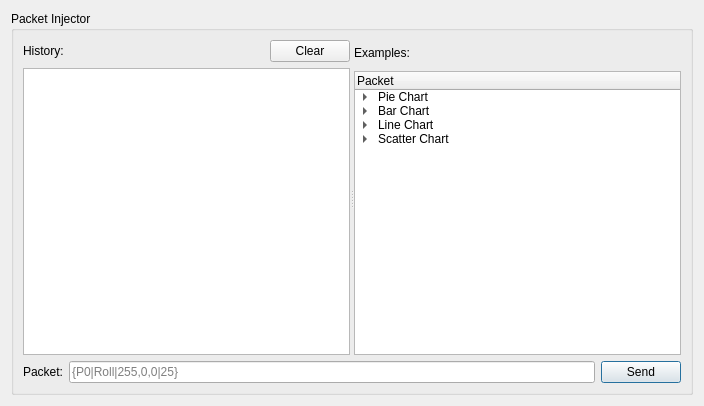
<?xml version="1.0" encoding="UTF-8"?>
<ui version="4.0">
 <class>DebugTools</class>
 <widget class="QDialog" name="DebugTools">
  <property name="geometry">
   <rect>
    <x>0</x>
    <y>0</y>
    <width>704</width>
    <height>406</height>
   </rect>
  </property>
  <property name="windowTitle">
   <string>Debug Tools</string>
  </property>
  <layout class="QVBoxLayout" name="verticalLayout_2">
   <item>
    <widget class="QGroupBox" name="groupBox">
     <property name="title">
      <string>Packet Injector</string>
     </property>
     <layout class="QVBoxLayout" name="verticalLayout_4">
      <item>
       <widget class="QSplitter" name="splitter">
        <property name="sizePolicy">
         <sizepolicy hsizetype="Expanding" vsizetype="Expanding">
          <horstretch>0</horstretch>
          <verstretch>0</verstretch>
         </sizepolicy>
        </property>
        <property name="orientation">
         <enum>Qt::Horizontal</enum>
        </property>
        <widget class="QWidget" name="verticalLayoutWidget">
         <layout class="QVBoxLayout" name="verticalLayout">
          <property name="topMargin">
           <number>0</number>
          </property>
          <item>
           <layout class="QHBoxLayout" name="horizontalLayout_2">
            <property name="topMargin">
             <number>0</number>
            </property>
            <item>
             <widget class="QLabel" name="label">
              <property name="text">
               <string>History:</string>
              </property>
             </widget>
            </item>
            <item>
             <spacer name="horizontalSpacer">
              <property name="orientation">
               <enum>Qt::Horizontal</enum>
              </property>
              <property name="sizeHint" stdset="0">
               <size>
                <width>40</width>
                <height>20</height>
               </size>
              </property>
             </spacer>
            </item>
            <item>
             <widget class="QPushButton" name="clearBtn">
              <property name="focusPolicy">
               <enum>Qt::NoFocus</enum>
              </property>
              <property name="text">
               <string>Clear</string>
              </property>
             </widget>
            </item>
           </layout>
          </item>
          <item>
           <widget class="QListWidget" name="historyListWidget"/>
          </item>
         </layout>
        </widget>
        <widget class="QWidget" name="verticalLayoutWidget_2">
         <layout class="QVBoxLayout" name="verticalLayout_3">
          <item>
           <widget class="QLabel" name="label_3">
            <property name="minimumSize">
             <size>
              <width>0</width>
              <height>25</height>
             </size>
            </property>
            <property name="text">
             <string>Examples:</string>
            </property>
           </widget>
          </item>
          <item>
           <widget class="QTreeWidget" name="examplesTreeWidget">
            <column>
             <property name="text">
              <string>Packet</string>
             </property>
            </column>
            <item>
             <property name="text">
              <string>Pie Chart</string>
             </property>
             <property name="icon">
              <iconset resource="icons.qrc">
               <normaloff>:/images/piechart.ico</normaloff>:/images/piechart.ico</iconset>
             </property>
             <item>
              <property name="text">
               <string>{P0|Slice 1|10|Slice 2|30|Slice 3|20}</string>
              </property>
             </item>
             <item>
              <property name="text">
               <string>{P0|Slice 1|255,0,0|10.0048|Slice 2|0,255,0|30|Slice 3|0,0,255|20}</string>
              </property>
             </item>
            </item>
            <item>
             <property name="text">
              <string>Bar Chart</string>
             </property>
             <property name="icon">
              <iconset resource="icons.qrc">
               <normaloff>:/images/view-statistics.png</normaloff>:/images/view-statistics.png</iconset>
             </property>
             <item>
              <property name="text">
               <string>{P0|Jan;Feb;Mar|Jane|25 15 17|John|8 9 23}</string>
              </property>
             </item>
             <item>
              <property name="text">
               <string>{P0|Jan;Feb;Mar|Jane|255,0,0|25 15 17|John|0,255,0|8 9 23}</string>
              </property>
             </item>
            </item>
            <item>
             <property name="text">
              <string>Line Chart</string>
             </property>
             <property name="icon">
              <iconset resource="icons.qrc">
               <normaloff>:/images/linechart.ico</normaloff>:/images/linechart.ico</iconset>
             </property>
             <item>
              <property name="text">
               <string>{P0|Quadratic|255,0,0|-5 25 -4 16 -3 9 -2 4 -1 1 0 0 1 1 2 4 3 9 4 16 5 25}</string>
              </property>
             </item>
             <item>
              <property name="text">
               <string>{P0|Roll|255,0,0|25|Pitch|0,255,0|56}</string>
              </property>
             </item>
             <item>
              <property name="text">
               <string>{P0|Random|1 15 2 8 3 -6 4 15|Quadratic|-5 25 -4 16 -3 9 -2 4 -1 1 0 0 1 1 2 4 3 9 4 16 5 25}</string>
              </property>
             </item>
             <item>
              <property name="text">
               <string>{P0|Random|255,0,0|1 15 2 8 3 -6 4 15|Quadratic|0,255,0|-5 25 -4 16 -3 9 -2 4 -1 1 0 0 1 1 2 4 3 9 4 16 5 25}</string>
              </property>
             </item>
            </item>
            <item>
             <property name="text">
              <string>Scatter Chart</string>
             </property>
             <property name="icon">
              <iconset resource="icons.qrc">
               <normaloff>:/images/scatter.png</normaloff>:/images/scatter.png</iconset>
             </property>
             <item>
              <property name="text">
               <string>{P0|Random|1 1 2 2 3 3 0 6 5 4 2 3 0.5 9}</string>
              </property>
             </item>
             <item>
              <property name="text">
               <string>{P0|Random|255,0,0|1 1 2 2 3 3 0 6 5 4 2 3 0.5 9}</string>
              </property>
             </item>
             <item>
              <property name="text">
               <string>{P0|Random|1 1 2 2 3 3 0 6 5 4 2 3 0.5 9|Random2|5 8 6 9 2 2 4 5 6 7 3 1 5 4}</string>
              </property>
             </item>
             <item>
              <property name="text">
               <string>{P0|Random|1 1|Random2|5 8}</string>
              </property>
             </item>
            </item>
           </widget>
          </item>
         </layout>
        </widget>
       </widget>
      </item>
      <item>
       <layout class="QHBoxLayout" name="horizontalLayout">
        <item>
         <widget class="QLabel" name="label_2">
          <property name="text">
           <string>Packet:</string>
          </property>
         </widget>
        </item>
        <item>
         <widget class="QLineEdit" name="packetLineEdit">
          <property name="placeholderText">
           <string>{P0|Roll|255,0,0|25}</string>
          </property>
         </widget>
        </item>
        <item>
         <widget class="QPushButton" name="sendPacketBtn">
          <property name="text">
           <string>Send</string>
          </property>
         </widget>
        </item>
       </layout>
      </item>
     </layout>
    </widget>
   </item>
  </layout>
 </widget>
 <tabstops>
  <tabstop>packetLineEdit</tabstop>
  <tabstop>sendPacketBtn</tabstop>
 </tabstops>
 <resources>
  <include location="icons.qrc"/>
 </resources>
 <connections/>
</ui>
